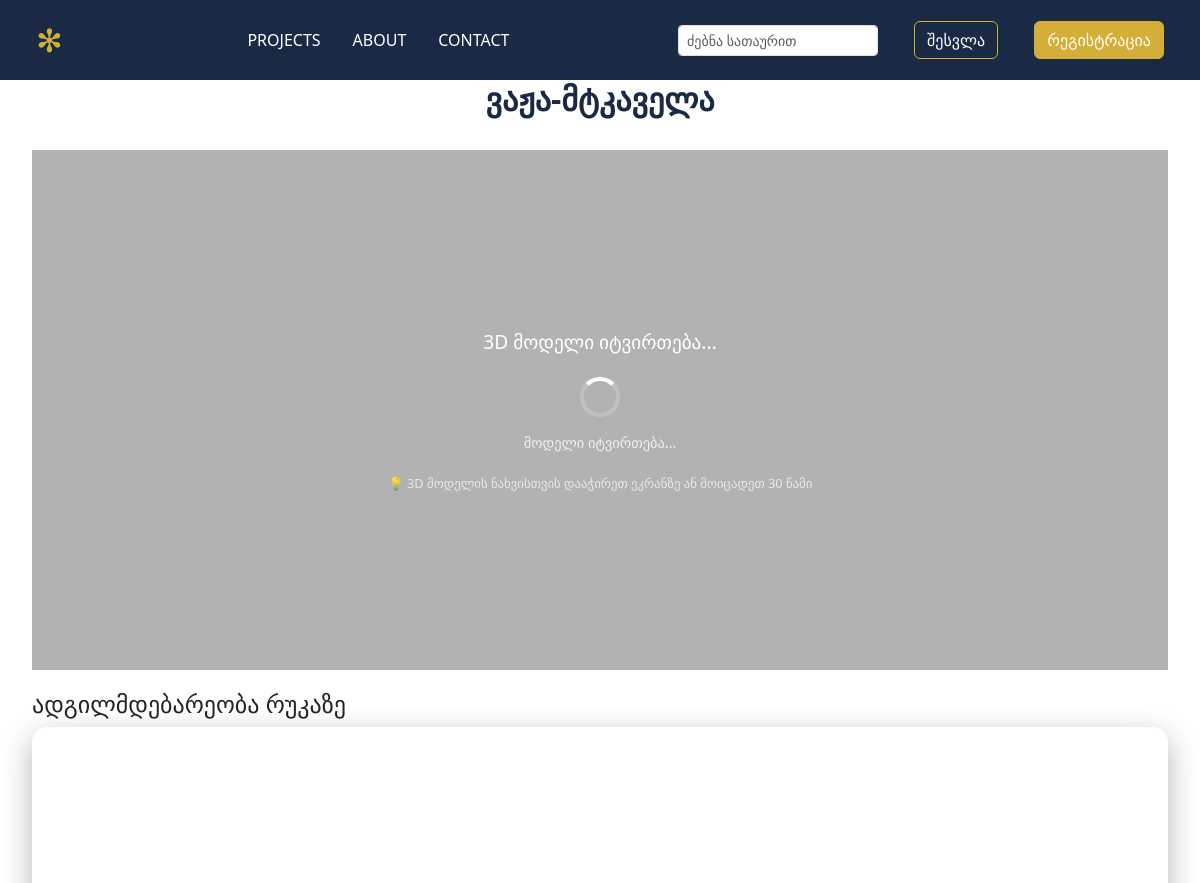
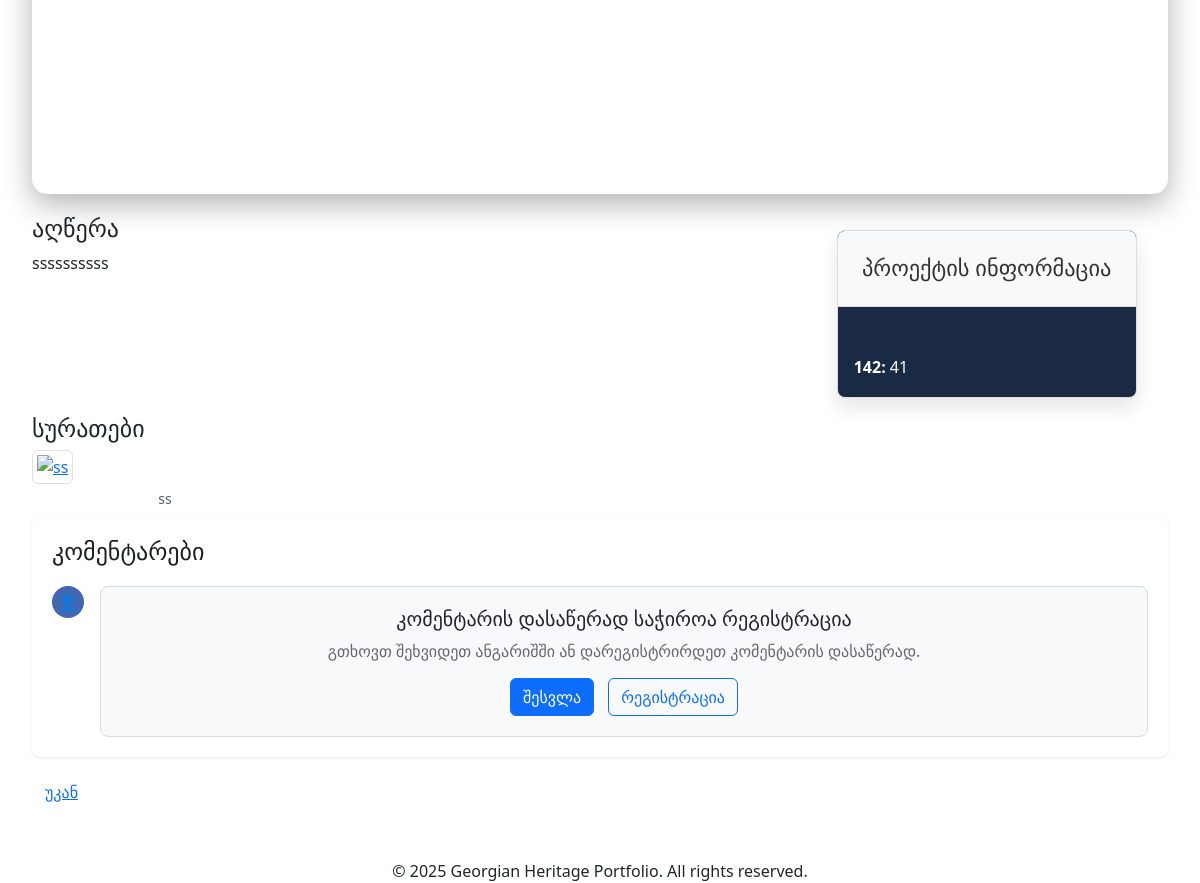
/project/aaaaaaaa, run on the app's committed database (2 pictures, top to bottom).
### models.py (models this page shows, shortened)
class Project(db.Model):
    id = db.Column(db.String(50), primary_key=True)
    title = db.Column(db.String(200), nullable=False)
    main_image = db.Column(db.Text, nullable=True)
    main_image_caption = db.Column(db.String(200), nullable=True)  # Caption for main image
    other_images = db.Column(db.Text, nullable=True)  # JSON array
    model_urls = db.Column(db.Text, nullable=True)  # JSON array for 3D model URLs
    viewer3D = db.Column(db.Text, nullable=True)
    description = db.Column(db.Text, nullable=True)
    description_file = db.Column(db.String(100), nullable=True)
    folder = db.Column(db.String(100), nullable=True)
    latitude = db.Column(db.String(50), nullable=True)
    longitude = db.Column(db.String(50), nullable=True)
    documents = db.Column(db.Text, nullable=True)  # JSON array
    loading_video = db.Column(db.Text, nullable=True)
    loading_audio = db.Column(db.Text, nullable=True)
    project_info = db.Column(db.Text, nullable=True)  # JSON object
    type_categories = db.Column(db.Text, nullable=True)  # JSON array
    period_categories = db.Column(db.Text, nullable=True)  # JSON array
    sort_order = db.Column(db.Integer, default=0)  # For manual ordering
    created_at = db.Column(db.DateTime, default=datetime.utcnow)
    updated_at = db.Column(db.DateTime, default=datetime.utcnow, onupdate=datetime.utcnow)

### app.py (the view)
@app.route('/project/<project_id>')
def project_detail(project_id):
    projects = load_projects()
    project = next((p for p in projects if p['id'] == project_id), None)
    if not project:
        return 'Project not found', 404
    comments = Comment.query.filter_by(project_id=project_id, parent_id=None).order_by(Comment.created_at.desc()).all()
    description = project.get('description', '')
    if not description:
        desc_path = os.path.join('projects', project['folder'], 'description.txt')
        if os.path.exists(desc_path):
            with open(desc_path, 'r', encoding='utf-8') as f:
                description = clean_description(f.read())
    else:
        description = clean_description(description)
    return render_template('project_detail.html', project=project, comments=comments, description=description)

### app.py (called while the page is built)
def clean_description(text):
    if not text:
        return text
    text = re.sub(r'\n{3,}', '\n\n', text)
    text = text.strip()
    return text

### templates/project_detail.html (shortened to what this page needs)
{% extends 'base.html' %}
{% block head %}
    <link rel="stylesheet" href="https://cdn.jsdelivr.net/npm/glightbox/dist/css/glightbox.min.css">
    <link rel="stylesheet" href="https://unpkg.com/leaflet@1.9.4/dist/leaflet.css" />
{% endblock %}
{% block content %}
<div class="container-fluid">
    <h1 class="project-title">{{ project.title }}</h1>
    <div class="viewer-wrap">
        {% if project.viewer3D %}
            <div id="loadingContainer" class="loading-container">
                <div class="loading-overlay">
                    <div class="loading-text" id="loadingText">3D მოდელი იტვირთება...</div>
                    <div class="loading-spinner"></div>
                    <div style="margin-top: 15px; font-size: 0.9rem; opacity: 0.8;" id="loadingStatus">
                        მოდელი იტვირთება...
                    </div>
                    <div style="margin-top: 20px; font-size: 0.8rem; opacity: 0.7; color: #fff;">
                        💡 3D მოდელის ნახვისთვის დააჭირეთ ეკრანზე ან მოიცადეთ 30 წამი
                    </div>
                </div>
            </div>
        {% endif %}
    </div>
    {% if project.latitude and project.longitude %}
    <h4>ადგილმდებარეობა რუკაზე</h4>
    <div id="map" style="height:350px; margin-bottom:20px;"></div>
    {% endif %}
    <div class="row" id="projectContent">
        <div class="col-md-8" id="descriptionCol">
            <h4>აღწერა</h4>
            <div class="project-description">{{ description }}</div>
        </div>
        <div class="col-md-4" id="infoCol">
            <div class="card">
                <div class="card-header">
                    <h5>პროექტის ინფორმაცია</h5>
                </div>
                <div class="card-body">
                    {% if project.project_info %}
                        {% for key, value in project.project_info.items() %}
                        {% if value %}
                        <p><strong>{{ key }}:</strong> {{ value }}</p>
                        {% endif %}
                        {% endfor %}
                    {% else %}
                        <p class="text-muted">ინფორმაცია არ არის მითითებული</p>
                    {% endif %}
                </div>
            </div>
        </div>
    </div>
    {% if project.main_image or project.other_images %}
    <h4>სურათები</h4>
    <div class="row">
        {% if project.main_image %}
        <div class="col-md-3 mb-2">
            <a href="{{ project.main_image }}" class="glightbox" data-gallery="gallery1" data-title="{{ project.main_image_caption|default(project.title) }}">
                <img src="{{ project.main_image }}" class="img-thumbnail" alt="{{ project.main_image_caption|default(project.title) }}">
            </a>
            <div class="text-center small text-muted mt-1">{{ project.main_image_caption|default('მთავარი სურათი') }}</div>
        </div>
        {% endif %}
    </div>
    {% endif %}
    <div class="fb-comments">
        <h4 style="margin-bottom: 20px; color: #1c1e21;">კომენტარები</h4>
        <div class="fb-compose">
            <div class="fb-comment-avatar">
            </div>
            <div class="fb-compose-container">
                {% if current_user.is_authenticated %}
                <form method="post" action="/add_comment/{{ project.id }}" enctype="multipart/form-data" id="comment-form">
                    <div class="fb-user-info" style="margin-bottom: 10px; font-size: 14px; color: #65676b;">
                        <strong>{{ current_user.name }}</strong> - როგორც შესული მომხმარებელი
                    </div>
                    <textarea name="comment" class="fb-compose-input main-comment-textarea" id="main-comment-textarea" placeholder="დაწერეთ კომენტარი..." rows="1"></textarea>
                    <div class="fb-compose-actions">
                        <svg class="fb-icon" id="photo-icon" viewBox="0 0 24 24" fill="currentColor">
                            <path d="M21 19V5c0-1.1-.9-2-2-2H5c-1.1 0-2 .9-2 2v14c0 1.1.9 2 2 2h14c1.1 0 2-.9 2-2zM8.5 13.5l2.5 3.01L14.5 12l4.5 6H5l3.5-4.5z"/>
                        </svg>
                        <span class="fb-emoji" onclick="addEmoji('😊')">😊</span>
                        <span class="fb-emoji" onclick="addEmoji('❤️')">❤️</span>
                        <span class="fb-emoji" onclick="addEmoji('👍')">👍</span>
                    </div>
                    <input type="file" name="media" id="media-input" accept="image/*,video/*" multiple style="display: none;">
                    <input type="hidden" name="parent_id" value="">
                    <button type="submit" style="display: none;" id="hidden-submit">Submit</button>
                    <div class="mt-1">
                        <button type="submit" class="btn btn-primary btn-sm" style="border-radius: 20px; padding: 4px 16px; font-size: 13px;">გამოქვეყნება</button>
                    </div>
                </form>
                {% else %}
                <div style="text-align: center; padding: 20px; border: 1px solid #ddd; border-radius: 8px; background-color: #f8f9fa;">
                    <h5>კომენტარის დასაწერად საჭიროა რეგისტრაცია</h5>
                    <p style="margin-bottom: 15px; color: #65676b;">გთხოვთ შეხვიდეთ ანგარიშში ან დარეგისტრირდეთ კომენტარის დასაწერად.</p>
                    <a href="{{ url_for('login') }}" class="btn btn-primary" style="margin-right: 10px;">შესვლა</a>
                    <a href="{{ url_for('register') }}" class="btn btn-outline-primary">რეგისტრაცია</a>
                </div>
                {% endif %}
            </div>
        </div>
    </div>
    <a href="/" class="btn btn-link mt-3">უკან</a>
</div>
{% endblock %}

### static/style.css (style rules this page uses)
:root { --frost-blue: #ADCDE9; --deep-forest-green: #22443E; --snow-white: #FAFAFA; --gold-accent: #D4AF37; --dark-navy: #1A2A44; }
* { margin: 0; padding: 0; box-sizing: border-box; }
html, body { margin: 0; padding: 0; overflow-x: hidden; }
img { width: 100%; height: 100%; object-fit: cover; }
#map { border-radius: 15px; box-shadow: 0 10px 30px rgba(0, 0, 0, 0.3); }
.cards, .project-card, .card { display: flex; gap: 2rem; margin: 1rem auto; flex-wrap: wrap; justify-content: center; }
.card, .project-card { width: 300px; background: var(--dark-navy); border-radius: 16px; overflow: hidden; box-shadow: 0 10px 20px rgba(0,0,0,0.1); transition: transform 0.3s; color: white; }
.card h3, .card h5, .card-title { color: white; text-align: center; padding: 0.5rem 0 0.5rem; font-size: 1.4rem; }
.project-description { white-space: pre-line; word-wrap: break-word; line-height: 1.6; font-family: inherit; font-size: 1rem; }
.card .card-body { padding: 0.5rem 1rem; }
.project-title { color: var(--dark-navy); font-size: 2rem; font-weight: 600; text-align: center; margin-bottom: 2rem; }

### templates/project_detail.html (style rules this page uses)
.viewer-wrap { margin-bottom:20px; }
.loading-container { position: relative; width: 100%; background: transparent; border-radius: 0; padding: 0; margin-bottom: 20px; text-align: center; cursor: pointer; transition: all 0.3s ease; display: flex; align-items: center; justify-content: center; overflow: hidden; }
@media (min-width: 768px) { .loading-container { height: 60vh; min-height: 400px; max-height: 600px; } }
@media (min-width: 1200px) { .loading-container { height: 65vh; max-height: 700px; } }
.loading-overlay { position: absolute; top: 0; left: 0; width: 100%; height: 100%; background: rgba(0,0,0,0.3); display: flex; flex-direction: column; align-items: center; justify-content: center; color: white; z-index: 2; }
.loading-text { font-size: 1.2rem; margin-bottom: 20px; text-align: center; cursor: pointer; transition: all 0.3s ease; }
.loading-spinner { border: 4px solid #ffffff30; border-top: 4px solid #ffffff; border-radius: 50%; width: 40px; height: 40px; animation: spin 1s linear infinite; }
.card { border: 1px solid #ddd; border-radius: 8px; }
.card-header { background-color: #f8f9fa; border-bottom: 1px solid #ddd; padding: 1rem; }
.card-header h5 { margin: 0; color: #333; }
.card-body p { margin: 0.5rem 0; line-height: 1.6; }
.fb-comments { background: #fff; border-radius: 8px; padding: 20px; box-shadow: 0 1px 3px rgba(0,0,0,0.1); max-width: 100%; width: 100%; }
.fb-comment-avatar { width: 32px; height: 32px; border-radius: 50%; background: #4267B2; display: flex; align-items: center; justify-content: center; color: white; font-weight: bold; margin-right: 8px; flex-shrink: 0; }
.fb-compose { display: flex; align-items: flex-start; margin-top: 16px; }
.fb-compose-container { position: relative; flex: 1; margin-left: 8px; width: 100%; }

### data on the page
Project: title "ვაჟა-მტკაველა", description "ssssssssss", main_image_caption "ss"

### other printed values
{{ key }} "142"
{{ value }} "41"
{{ 2025 }} "2025"
